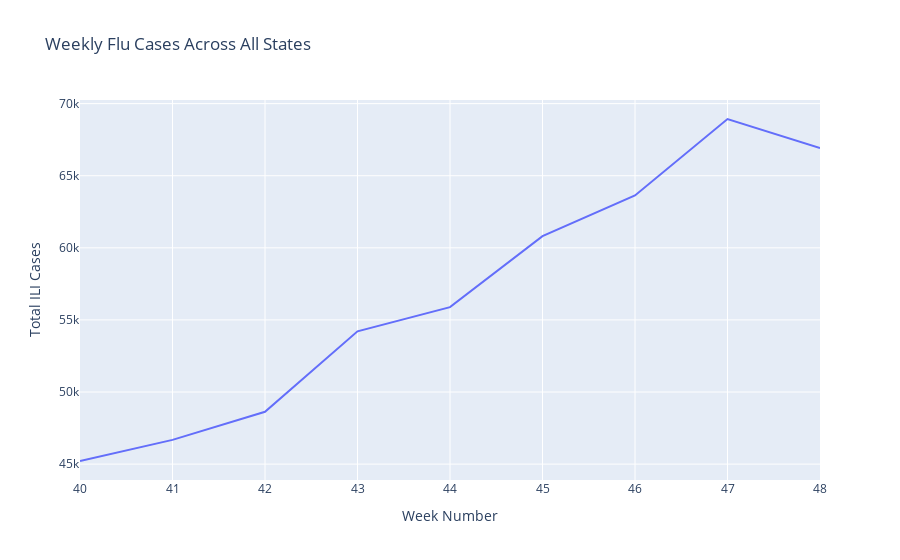

The cell this chart's notebook holds for it:
### Code cell
import plotly.express as px
import pandas as pd

# Aggregate data to get total cases per week across all states
weekly_data_aggregated = weekly_data.groupby('WEEK', as_index=False)['ILITOTAL'].sum()

# Create a line plot to show flu trends over time
fig = px.line(
    weekly_data_aggregated,
    x='WEEK',
    y='ILITOTAL',
    title='Weekly Flu Cases Across All States',
    labels={'WEEK': 'Week Number', 'ILITOTAL': 'Total ILI Cases'}
)

# Show the plot
fig.show()
fig.write_image("figure2.png")

### Figure 1 — Plotly figure (JSON) as saved in the notebook; plotly's stock layout.template omitted (floating-point values rounded to 4 significant figures)
{"data": [{"hovertemplate": "Week Number=%{x}<br>Total ILI Cases=%{y}<extra></extra>", "legendgroup": "", "line": {"color": "#636efa", "dash": "solid"}, "marker": {"symbol": "circle"}, "mode": "lines", "name": "", "orientation": "v", "showlegend": false, "type": "scatter", "x": [40, 41, 42, 43, 44, 45, 46, 47, 48], "xaxis": "x", "y": [45216, 46681, 48631, 54212, 55889, 60806, 63636, 68935, 66915], "yaxis": "y"}], "layout": {"legend": {"tracegroupgap": 0}, "title": {"text": "Weekly Flu Cases Across All States"}, "xaxis": {"anchor": "y", "domain": [0, 1], "title": {"text": "Week Number"}}, "yaxis": {"anchor": "x", "domain": [0, 1], "title": {"text": "Total ILI Cases"}}}}
